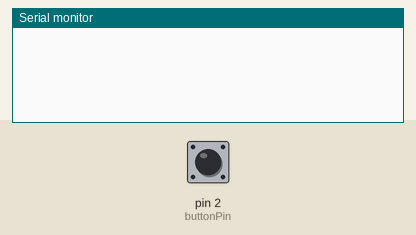
A sketch run on a simulated Arduino Uno, built with avr-gcc and run on an emulated ATmega328P. On the bench: the last lines printed to the serial monitor. The inputs (shaded band) are chosen by the test bench; at power-on: pin 2 (buttonPin) HIGH.

Above: at 1.2 s.
1.3 s: pin 2 (buttonPin) pulled LOW for 0.15 s
At 2.1 s:
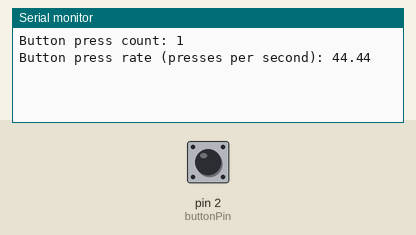
2.9 s: pin 2 (buttonPin) pulled LOW for 1 s
At 4.4 s:
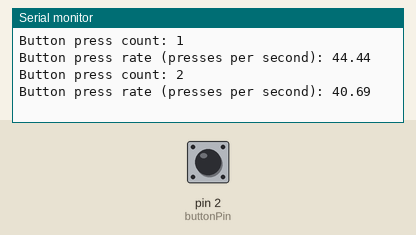
5.4 s: pin 2 (buttonPin) pulled LOW for 0.15 s
At 6.4 s:
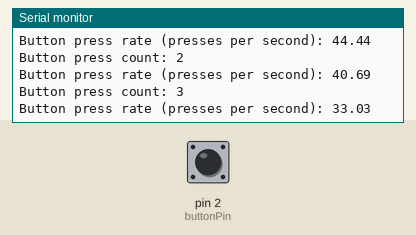

The sketch:

Test_04_Button_Press_Count_Time_into_rate.ino
```cpp
const int buttonPin = 2;        // Define the pin for the button
int buttonState = LOW;          // Define a variable to store the button state
int lastButtonState = LOW;      // Define a variable to store the previous button state
int buttonCount = 0;            // Define a variable to count the button presses
unsigned long debounceDelay = 50;    // the debounce time; increase if the output flickers
unsigned long lastDebounceTime = 0;  // the last time the output pin was toggled
unsigned long totalTime = 0;         // Total time elapsed
float buttonRate = 0.0;               // Button press rate

void setup() {
  pinMode(buttonPin, INPUT_PULLUP); // Enable internal pull-up resistor
  Serial.begin(9600);
}

void loop() {
  // Read the state of the button
  int reading = digitalRead(buttonPin);

  // Check if the button state has changed
  if (reading != lastButtonState) {
    // Update the debounce timer
    lastDebounceTime = millis();
  }

  // Check if enough time has passed since the last change
  if ((millis() - lastDebounceTime) > debounceDelay) {
    // If the button state has changed, update buttonState
    if (reading != buttonState) {
      buttonState = reading;

      // If the button is pressed (LOW), increment the button count
      if (buttonState == LOW) {
        buttonCount++;
        totalTime = millis();  // Update total time
        buttonRate = (float)buttonCount / (totalTime / 1000.0)* 60; // Calculate button press rate (presses per second)
        Serial.print("Button press count: ");
        Serial.println(buttonCount);
        Serial.print("Button press rate (presses per second): ");
        Serial.println(buttonRate, 2); // Print button press rate with 2 decimal places
      }
    }
  }

  // Update lastButtonState
  lastButtonState = reading;
}
```

Measured:
- after the input at 1.3 s, the serial monitor: prints a new line after 0.05 s (image 1)
- after the input at 2.9 s, the serial monitor: prints a new line after 0.05 s (image 2)
- after the input at 5.4 s, the serial monitor: prints a new line after 0.05 s (image 3)
